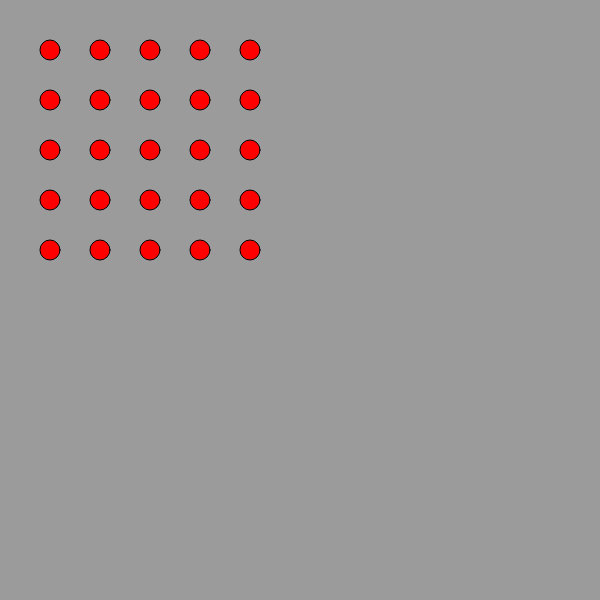
Frame 1 (no input)
Frame 60 (no input): identical to frame 1, image omitted
Frame 120 (the mouse pressed at the canvas centre since frame 60): identical to frame 1, image omitted

The p5.js sketch that drew this single still picture (run headless with seeded random() and noise() and a simulated clock; from frame 60 on, the mouse is pressed at the canvas centre):

// p5.js sketch
// ── sketch.js
var dotlocs = [];

function setup() {
//   These lines set up the basic background and color
  createCanvas(600,600)
  background(155)
  fill('red')
  


 for (var i=0; i < 5;i++) {
    for (var j=0; j < 5;j++) {
    	// if (i == 2) {
    	// 	fill('green')
    	// } else {
    	fill('red')
    	// }
    var dotObject = {}
    dotObject.x = 50 + i*50
    dotObject.y = 50 +j*50;
    dotObject.hello = "Hello I am a j " + j;
    dotlocs.push(dotObject)
    //ellipse(50 + i*50,50 +j*50,20,20);
  }
}



}


// don't work and draw() we are not ready yet!
function draw() {
    background(155)

  // put drawing code here
  for (var i=0; i < dotlocs.length; i++) {
          var d = int(dist(dotlocs[i].x, dotlocs[i].y, mouseX, mouseY));
        //  if (dotlocs[i].x -10 < mouseX && dotlocs[i].x + 10 > mouseX && dotlocs[i].y - 10 < mouseY && dotlocs[i].y + 10 > mouseY) {
          if (d < 10) {
            fill('blue')
            cursor(HAND);
            console.log(dotlocs[i].hello)
          } else {
            fill('red')
            cursor(ARROW);
          }
            ellipse(dotlocs[i].x,dotlocs[i].y,20,20)
  }
}
